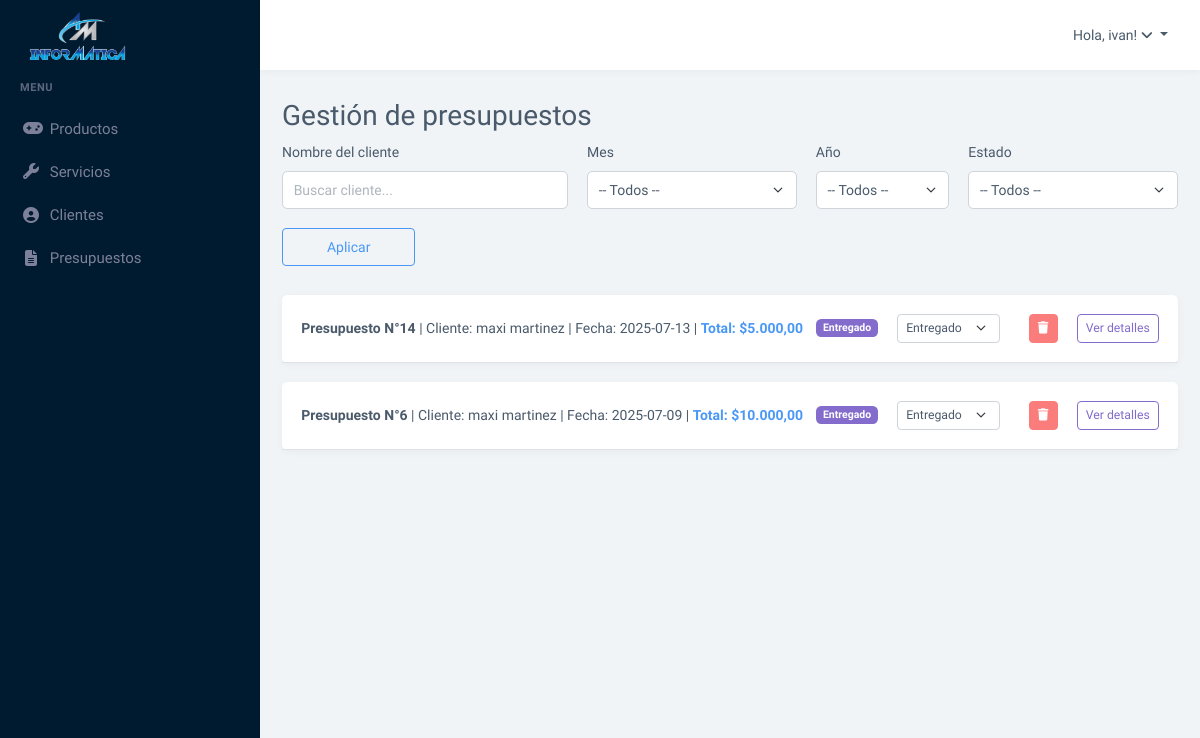
/index.php?controlador=carrito&accion=gestionar (signed in), run on an earlier commit of the app's database.
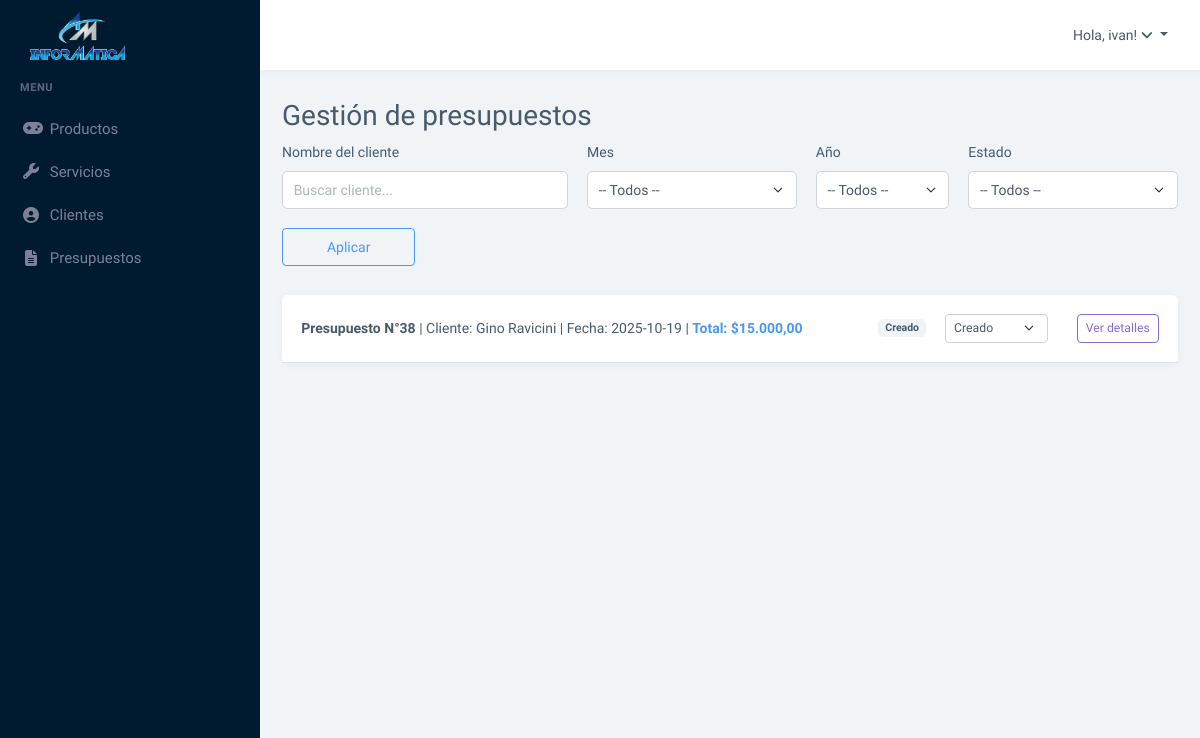
And on a later commit of the database.
### tables this page shows
CREATE TABLE `presupuesto` (
  `idPresupuesto` int NOT NULL,
  `Cliente_idCliente` int NOT NULL,
  `ListaPresupuesto_idListaPresupuesto` int DEFAULT NULL,
  `costoTotal` int DEFAULT NULL,
  `estado_presupuesto` int NOT NULL,
  `fechaEmision` date DEFAULT NULL,
  `fecha_vencimiento` date NOT NULL,
  `tecnico_idtecnico` int NOT NULL,
  `tecnico_Usuario_idUsuario` int NOT NULL,
  `Vendedor_idVendedor` int NOT NULL,
  `Vendedor_Usuario_idUsuario` int NOT NULL
);

CREATE TABLE `clientes` (
  `idCliente` int NOT NULL,
  `nombre_cliente` varchar(45) DEFAULT NULL,
  `dni_cliente` varchar(45) DEFAULT NULL,
  `correo_cliente` varchar(45) DEFAULT NULL,
  `telefono_cliente` varchar(45) DEFAULT NULL,
  `fecha_nacimiento` date NOT NULL,
  `fecha_creacion` datetime NOT NULL,
  `Usuario_idUsuario` int NOT NULL
);

### controlador/controlador_carrito.php (called while the page is built, shortened)
<?php
class ControladorCarrito
{
    public function gestionar()
    {
        $modeloCarrito = new ModeloCarrito();
        $filtros = [
            'cliente' => $_GET['cliente'] ?? null,
            'mes' => $_GET['mes'] ?? null,
            'anio' => $_GET['anio'] ?? null,
            'estado' => $_GET['estado'] ?? null,
        ];
        $presupuestos = $modeloCarrito->obtenerPresupuestosParaGestion($filtros);
        include 'vistas/modulo/gestionar_presupuestos.php';
    }
}

### controlador/controlador_plantilla.php (called while the page is built, shortened)
<?php
 class ControladorPlantilla{
   public function ctrMostrarPlantilla (){
        include 'vistas/plantilla.php';
    }
 }

### index.php (called while the page is built, shortened)
<?php
require_once 'controlador/controlador_plantilla.php';
require_once 'controlador/controlador_carrito.php';
require_once 'modelo/modelo_carrito.php';
$plantilla = new ControladorPlantilla();
$plantilla->ctrMostrarPlantilla();

### modelo/modelo_carrito.php (called while the page is built, shortened)
<?php
class ModeloCarrito
{
    public function obtenerPresupuestosParaGestion($filtros = [])
    {
        $pdo = Conexion::conectar();
        $params = [];
        $sql = "
        SELECT p.idPresupuesto, p.fechaEmision, p.costoTotal, p.estado_presupuesto,
               c.nombre_cliente, lp.descripcion, lp.marca, lp.costoSubTotal, lp.cantidad,
               pr.estado_servicio
        FROM presupuesto p
        LEFT JOIN clientes c ON c.idCliente = p.Cliente_idCliente
        LEFT JOIN listapresupuesto lp ON lp.idPresupuesto = p.idPresupuesto
        LEFT JOIN productos pr ON pr.idProductos = lp.Productos_idProductos
    ";
        $sql .= " ORDER BY p.fechaEmision DESC";
        $stmt = $pdo->prepare($sql);
        $stmt->execute($params);
        return $stmt->fetchAll(PDO::FETCH_ASSOC);
    }
}

### vistas/modulo/gestionar_presupuestos.php (the view, shortened to what the changed rows need)
<?php
function estadoTextoBadge(int $estado): string
{
    return match ($estado) {
        1 => '<span class="badge bg-light text-dark">Creado</span>',
        2 => '<span class="badge bg-primary">Aprobado</span>',
        3 => '<span class="badge bg-warning text-dark">En proceso</span>',
        4 => '<span class="badge bg-success">Terminado</span>',
        5 => '<span class="badge bg-secondary">Entregado</span>',
        6 => '<span class="badge bg-danger">Cancelado</span>',
        default => '<span class="badge bg-dark">Desconocido</span>',
    };
}
?>
<div class="container mt-4">
    <h2>Gestión de presupuestos</h2>
    <?php if (empty($presupuestos)): ?>
        <p>No hay presupuestos registrados.</p>
    <?php else: ?>
        <?php
        $itemsAgrupados = [];
        foreach ($presupuestos as $item) {
            $id = $item['idPresupuesto'];
            $itemsAgrupados[$id]['cliente'] = $item['nombre_cliente'];
            $itemsAgrupados[$id]['fecha'] = $item['fechaEmision'];
            $itemsAgrupados[$id]['total'] = $item['costoTotal'];
            $itemsAgrupados[$id]['estado'] = $item['estado_presupuesto'];
            $itemsAgrupados[$id]['items'][] = $item;
        }
        uasort($itemsAgrupados, fn($a, $b) => strtotime($b['fecha']) - strtotime($a['fecha']));
        foreach ($itemsAgrupados as $id => $grupo):
            $collapseId = 'detalle' . $id;
            $hayServiciosPendientes = false;
            $cardClass = $hayServiciosPendientes ? 'border-warning' : 'border-success';
            $rol = $_SESSION['Rol_idRol'] ?? null;
            $puedeBorrar = in_array($rol, [1, 4]) && in_array($grupo['estado'], [5, 6]);
        ?>
            <div class="card mb-3 <?= htmlspecialchars($cardClass) ?>">
                <div class="card-header d-flex justify-content-between align-items-center">
                    <div>
                        <strong>Presupuesto N°<?= htmlspecialchars($id) ?></strong> |
                        Cliente: <?= htmlspecialchars($grupo['cliente']) ?> |
                        Fecha: <?= htmlspecialchars($grupo['fecha']) ?> |
                        <span class="text-primary fw-bold">Total: $<?= number_format($grupo['total'], 2, ',', '.') ?></span>
                    </div>
                    <div class="d-flex align-items-center">
                        <?= estadoTextoBadge($grupo['estado']) ?>
                        <form method="POST" action="index.php?controlador=carrito&accion=actualizarEstado" class="d-flex align-items-center ms-3" novalidate>
                            <select name="estado" class="form-select form-select-sm me-2" onchange="this.form.submit()" aria-label="Cambiar estado presupuesto <?= htmlspecialchars($id) ?>">
                                <?php for ($i = 1; $i <= 6; $i++): ?>
                                    <?php $bloquearTerminado = $hayServiciosPendientes && $i == 4; ?>
                                    <option value="<?= $i ?>" <?= $i == $grupo['estado'] ? 'selected' : '' ?> <?= $bloquearTerminado ? 'disabled' : '' ?>>
                                        <?= strip_tags(estadoTextoBadge($i)) ?>
                                    </option>
                                <?php endfor; ?>
                            </select>
                        </form>
                        <?php if ($puedeBorrar): ?>
                            <a href="index.php?controlador=carrito&accion=borrar&id=<?= htmlspecialchars($id) ?>"
                                onclick="return confirm('¿Confirma borrar este presupuesto?');"
                                class="btn btn-sm btn-danger ms-3" aria-label="Borrar presupuesto <?= htmlspecialchars($id) ?>">
                                <i class="fas fa-trash"></i>
                            </a>
                        <?php endif; ?>
                        <button class="btn btn-sm btn-outline-secondary ms-3" data-bs-toggle="collapse" data-bs-target="#<?= htmlspecialchars($collapseId) ?>" aria-expanded="false" aria-controls="<?= htmlspecialchars($collapseId) ?>">
                            Ver detalles
                        </button>
                    </div>
                </div>
            </div>
        <?php endforeach; ?>
    <?php endif; ?>
</div>

What changed in the data, as far as the page shows it:
removed presupuesto: id "14", Cliente_idCliente.nombre_cliente "maxi martinez", fechaEmision "2025-07-13", total "5.000,00", estado_presupuesto "Entregado", estado "Entregado"
removed presupuesto: idPresupuesto "6", Cliente_idCliente.nombre_cliente "maxi martinez", fechaEmision "2025-07-09", total "10.000,00", estado_presupuesto "Entregado", estado "Entregado"
added presupuesto: idPresupuesto "38", cliente "Gino Ravicini", fecha "2025-10-19", total "15.000,00", estado "Creado"
